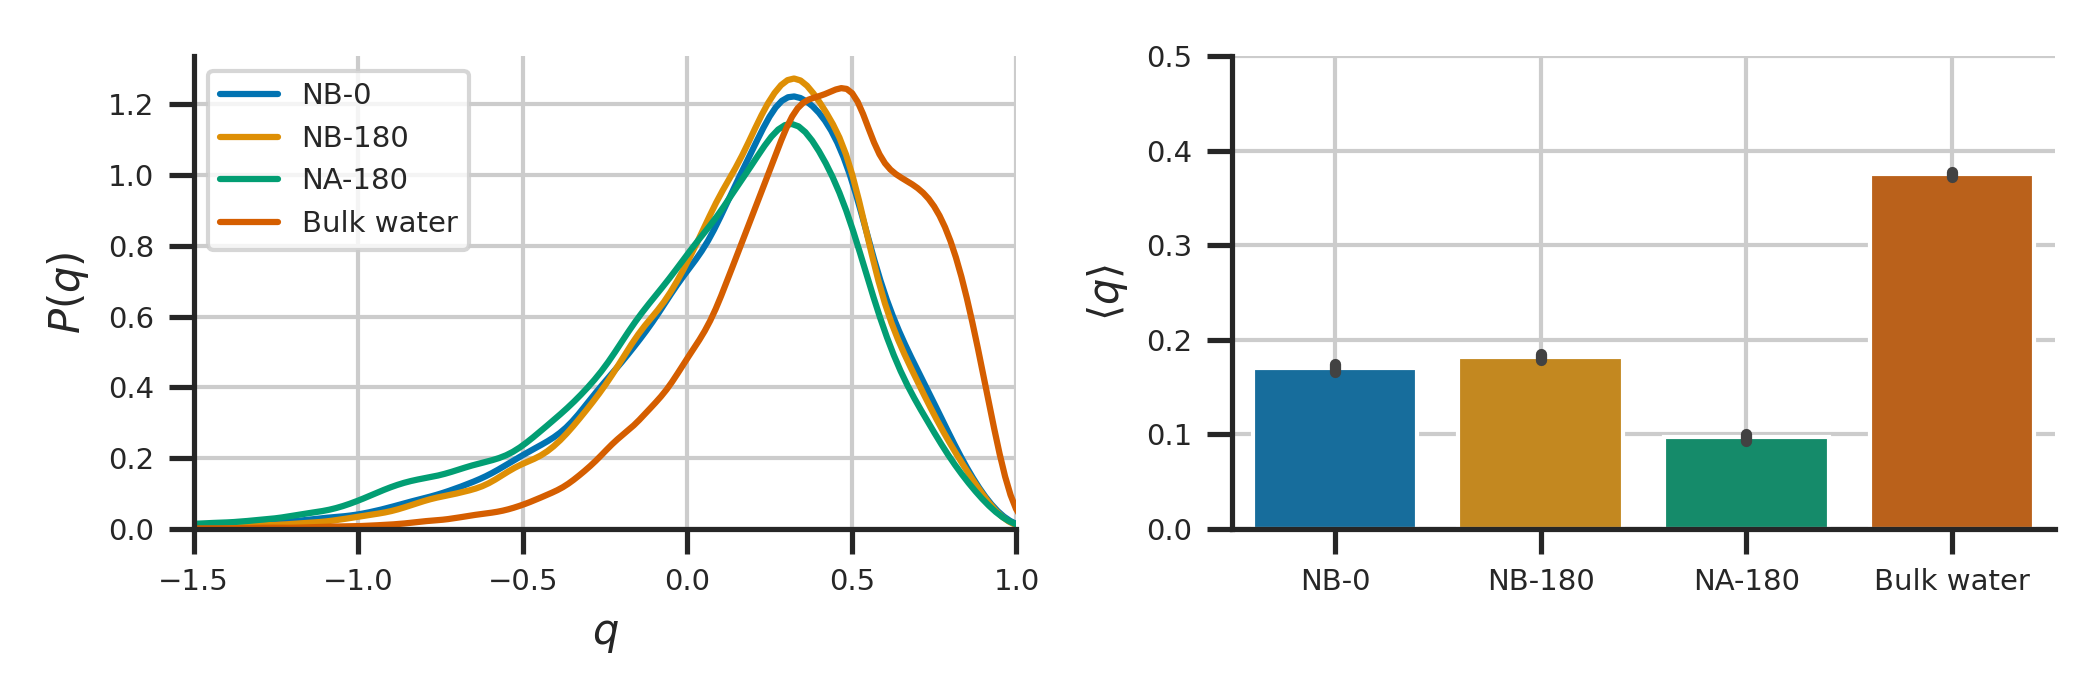

Here is the Python script that generated this plot:
import re
import numpy as np
import matplotlib.pyplot as plt
from MDAnalysis import *
from MDAnalysis.lib.distances import distance_array
from MDAnalysis.lib.distances import self_distance_array
from MDAnalysis.core.topologyobjects import Angle, Dihedral
from tqdm import tqdm
import seaborn as sns
from matplotlib.colors import to_rgba
from MDAnalysis.analysis.rdf import InterRDF
from tqdm import tqdm
import pandas as pd
import seaborn as sns

def read_neighbour_lists(sys_name="c20_0p_s0_iter2", tf=-1):

    # nlist is a dataframe of water neighbour lists
    # column id = index of water closest to solute (defined as O)
    # content of the column = indices of 8 nearest waters to O, sorted from closest to farthest
    # note this list is for a single time frame

    nlist = pd.read_csv(f"{sys_name}.o1o2{tf}.csv", index_col=0)
    print(nlist.info())
    print(nlist.head())

    return nlist


def compute_order(nlist, TPR="../c20_0p_s0_iter2.md_PME.tpr", XTC="../water-mediated/c20_0p_s0_iter2.md_PME.dt-1000.xtc",
                   grp1="name OW", grp2="name OW",
                   ti=-2, tf=-1, skip=1, excl_block=(1,1)):

    # IMPORTANT: use the same timeframe for this analysis as the neighbour list

    u = Universe(TPR, XTC)

    q = []

    for ts in u.trajectory[ti:tf:skip]:


        for label, content in nlist.items():
            # iterate each column
            # original waters/waters that touch the solute
            oi = u.select_atoms(f"index {label}")
            temp_o1 = " ".join(map(str, content[0:4]))
            o1 = u.select_atoms(f"index {temp_o1}")

            # v1 = o1.positions[0,:] - oi.positions[0,:]
            # v2 = o1.positions[1,:] - oi.positions[0,:]
            # dp = np.dot(v1/np.linalg.norm(v1), v2/np.linalg.norm(v2))
            # angle = np.arccos(dp)
            # print(angle)

            cos_psi_jk = []
            j=0
            while j<3:
                k=j+1
                while k<4:
                    #v1 = o1.positions[j,:] - oi.positions[0,:]
                    #v2 = o1.positions[k,:] - oi.positions[0,:]
                    #dp = np.dot(v1/np.linalg.norm(v1), v2/np.linalg.norm(v2))
                    #cos_psi_jk.append(dp)

                    x = Angle([o1.indices[j], oi.indices[0], o1.indices[k]], u)
                    #print(x.angle(pbc=True))
                    cos_psi_jk.append( np.cos( x.angle(pbc=True) * np.pi/180. ) )
                    k+=1
                j+=1
            
            #print(cos_psi_jk)
            cos_terms = [ (c + 1/3. )**2 for c in cos_psi_jk ]

            qi = 1 - (3./8.)*np.sum(cos_terms)

            q.append(qi)

    return q
        
# for sys_name in ['spc'][:]:

#     q_dict = {}
#     for ti, tf in zip(range(-14,-2), range(-13,-1)):
#         nlist = read_neighbour_lists(sys_name=f"{sys_name}", tf=tf)
#         q = compute_order(nlist,  TPR=f"../{sys_name}.md.tpr", XTC=f"../{sys_name}.md.dt-1000.xtc",
#                                 ti=ti, tf=tf)
#         q_dict[tf] = q
#     q_df = pd.DataFrame(dict([ (k,pd.Series(v)) for k,v in q_dict.items() ])) # This way uneven columns don't raise an error
#     q_df.to_csv(f"{sys_name}.q.csv", index=False, header=False)


# for sys_name in ['c20_0p_s0_iter2', 'c20_100p_s512_iter2', 'c20_0p_s512']: # , 'spc']:#[:]:

#     q_dict = {}
#     for ti, tf in zip(range(-14,-2), range(-13,-1)):
#         nlist = read_neighbour_lists(sys_name=f"{sys_name}", tf=tf)
#         q = compute_order(nlist, TPR=f"../{sys_name}.md_PME.tpr", XTC=f"../water-mediated/{sys_name}.md_PME.dt-1000.xtc",
#                                 ti=ti, tf=tf)
#         q_dict[tf] = q
#     q_df = pd.DataFrame(dict([ (k,pd.Series(v)) for k,v in q_dict.items() ])) # This way uneven columns don't raise an error
#     q_df.to_csv(f"{sys_name}.q.csv", index=False, header=False)


# for sys_name in ['c20_0p_s512']: # , 'spc']:#[:]:

#     q_dict = {}
#     for ti, tf in zip(range(-6,-2), range(-5,-1)):
#         nlist = read_neighbour_lists(sys_name=f"{sys_name}", tf=tf)
#         q = compute_order(nlist, TPR=f"../{sys_name}.md_PME.tpr", XTC=f"../water-mediated/{sys_name}.md_PME.dt-1000.xtc",
#                                 ti=ti, tf=tf)
#         q_dict[tf] = q
#     q_df = pd.DataFrame(dict([ (k,pd.Series(v)) for k,v in q_dict.items() ])) # This way uneven columns don't raise an error
#     q_df.to_csv(f"{sys_name}.q.csv", index=False, header=False)



##### to plot only

sns.set_theme(style="ticks")
palette = sns.color_palette("colorblind")
#darkpalette = sns.color_palette("dark")
print(palette)
sns.set_palette("colorblind")
TINY_SIZE   =   7
SMALL_SIZE  =   7
MED_SIZE    =   10
LARGE_SIZE  =   7

plt.rc('font', size=MED_SIZE)          # controls default text sizes
plt.rc('axes', titlesize=SMALL_SIZE)     # fontsize of the axes title
plt.rc('axes', labelsize=MED_SIZE)    # fontsize of the x and y labels
plt.rc('xtick', labelsize=SMALL_SIZE)    # fontsize of the tick labels
plt.rc('ytick', labelsize=SMALL_SIZE)    # fontsize of the tick labels
plt.rc('legend', fontsize=SMALL_SIZE)    # legend fontsize
plt.rc('figure', titlesize=LARGE_SIZE)  # fontsize of the figure title


fig, ax = plt.subplots(nrows=1, ncols=2, sharex=False, sharey=False, dpi=300, figsize=(7,7/3))
colors = sns.color_palette('colorblind')
means=[]
sem=[]
m2 = []
for i, sys_name in enumerate(['c20_0p_s0_iter2', 'c20_0p_s512', 'c20_100p_s512_iter2', 'spc']):

    q = pd.read_csv(f"{sys_name}.q.csv", header=None)
    #print(q.info())
    q = pd.melt(q.iloc[:,:15])
    #names+=[sys_name]*len(q['value'].tolist())
    #qq+=q['value'].tolist()

    m = q['value'].mean()
    st = q['value'].sem()

    m2.append(q['value'])
    #print(q['value'])
    print(m,st)
    means.append(m)
    sem.append(st)
    #print(q)
    #h, be = np.histogram(q['value'], range=(-3,1), density=True, bins=200)
    
    # plt.plot([(be[i+1]+be[i])/2. for i in range(len(h))],
    #             h, label=f"{sys_name},{m:.2f}", color=colors[i])
    # sns.histplot(q['value'], label=f"{sys_name},{m:.2f}", stat='density', 
    #                 binrange=(-3,1), binwidth=0.05, color=colors[i], element='step', fill=False)
    sns.kdeplot(q['value'], label=f"{sys_name},{m:.2f}", ax=ax[0])   

#q_mega = pd.DataFrame.from_dict({'name': names, 'q': qq})

#sns.kdeplot(data=q_mega, x='q', hue='name', common_grid=False, label=f"{sys_name}", stats="density")

ax[0].set_xlim((-1.5,1))
ax[0].grid()

ax[0].spines['top'].set_visible(False)
ax[0].spines['right'].set_visible(False)


ax[0].legend(['NB-0', 'NB-180', 'NA-180', 'Bulk water'])
ax[0].set_ylabel(r"$P(q)$")
ax[0].set_xlabel(r"$q$")

mean_q = {'name': ['NB-0', 'NB-180', 'NA-180', 'Bulk water'],
            'meanq' : means}

mean_q2 = pd.DataFrame.from_dict( {'NB-0': m2[0],
            'NB-180': m2[1],
            'NA-180': m2[2],
            'Bulk water': m2[3]} )

#mean_q2 = pd.melt(mean_q2)

#q2 = pd.concat(m2)

#sns.barplot(data=mean_q, x='name', y='meanq', ci="sd", capsize=5, ax=ax[1])
#sns.barplot(data=mean_q2, x='variable', y='value', ci=95, capsize=0.5, ax=ax[1])
sns.barplot(data=mean_q2, ci=100, ax=ax[1])
ax[1].set_ylim((0,0.5))
ax[1].grid()

ax[1].spines['top'].set_visible(False)
ax[1].spines['right'].set_visible(False)

ax[1].set_ylabel(r"$\langle q\rangle$")

plt.tight_layout()

#plt.savefig("water-order.svg")
#plt.savefig("water-order.png")
plt.show()
plt.close()
# for sys_name in ['c20_0p_s0_iter2', 'c20_100p_s512_iter2', 'c20_0p_s512', 'spc']:

#     q = pd.read_csv(f"{sys_name}.q.csv", header=None)
#     #print(q.info())
#     #q = pd.melt(q)
#     #m = q['value'].mean()
#     #print(q)
#     #sns.kdeplot(q['value'], label=f"{sys_name},{m:.2f}")
#     sns.kdeplot(data=q)
#     plt.legend([-5, -4, -3, -2, -1])
#     plt.show()
#     plt.close()
# #read_neighbour_lists("c20_0p_s0_iter2.o1o2.csv")
